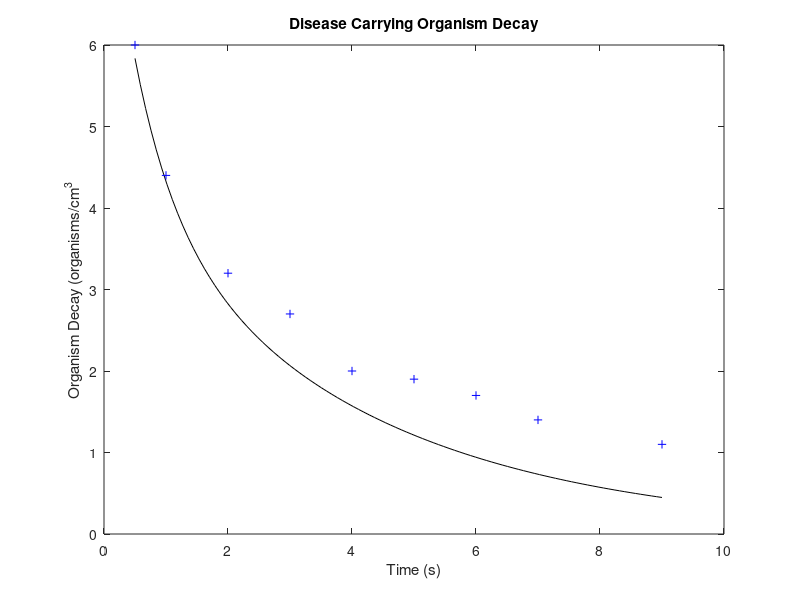
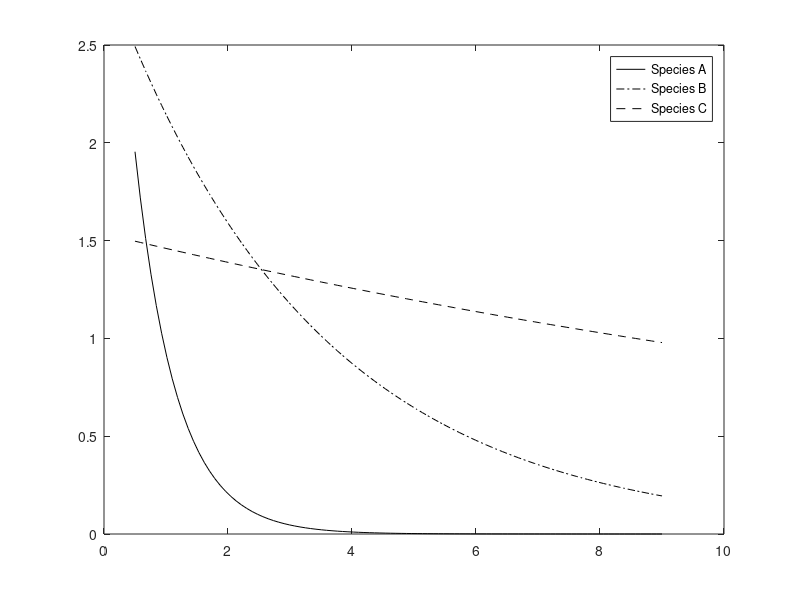

MATLAB code to generate these figures, in order:
%% Initialize workspace
clear; format short e

%% Determine coefficients using general linear regression
t = [0.5 1 2 3 4 5 6 7 9];
tv = t(:);
Pt = [6 4.4 3.2 2.7 2 1.9 1.7 1.4 1.1];
Ptv = Pt(:);
yeqn = @(coefs, dummyt) coefs(1)*exp(-1.5*dummyt) + coefs(2)*exp(-0.3*dummyt) + coefs(3)*exp(-0.2*dummyt)
A = [exp(-1.5*tv) exp(-0.3*tv)  exp(-0.05*tv)];
MyCoefs = A\Ptv

%% Generate a model and plot
figure(1);clf
tmodel = linspace(min(t),max(t),100);
Ptmodel = yeqn(MyCoefs, tmodel);
plot(tmodel,Ptmodel,'k-',t,Pt,'b+')
xlabel('Time (s)'); ylabel('Organism Decay (organisms/cm^3'); title('Disease Carrying Organism Decay')
print -depsc Chapra1510AltPlot2

%% Plot concentrations of organisms
figure(2); clf
ConcA = MyCoefs(1)*exp(-1.5*tmodel);
ConcB = MyCoefs(2)*exp(-0.3*tmodel);
ConcC = MyCoefs(3)*exp(-0.05*tmodel);
plot(tmodel,ConcA,'k-',tmodel,ConcB,'k-.',tmodel,ConcC,'k--')
legend('Species A','Species B','Species C')
print -depsc Chapra1510AltPlot2

%% Determine St, Sr, and r2 values
Pthat = yeqn(MyCoefs,t)
St = sum((Pt - mean(Pt)).^2)
Sr = sum((Pt - Pthat).^2)
r2 = (St - Sr)/St